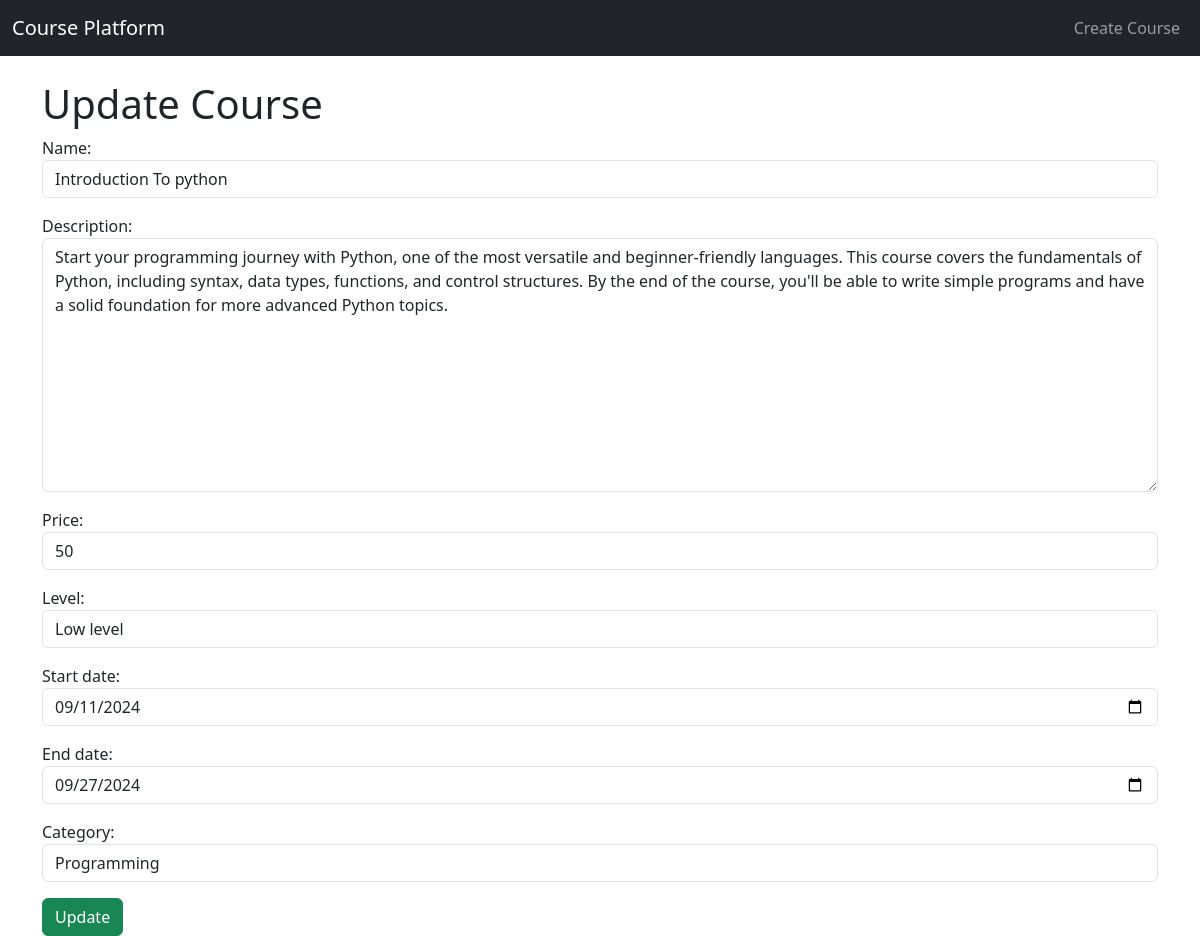
The app's page /course/update/1 with its own data.
### main/models.py (models this page shows, shortened)
class Course(models.Model):
    LEVEL_CHOICES = [
        ("Low level", "Low level"),
        ("High Level", "High Level"),
        ("Advanced Level", "Advanced Level"),
    ]
    name = models.CharField(max_length=100, unique=True)
    description = models.TextField()
    price = models.IntegerField()
    level = models.CharField(max_length=50, choices=LEVEL_CHOICES)
    start_date = models.DateField()
    end_date = models.DateField()
    category = models.ForeignKey(Category, on_delete=models.CASCADE, related_name="courses")

class Category(models.Model):
    name = models.CharField(max_length=100, unique=True)
    description = models.TextField()
    def __str__(self):
        return self.name

### main/views.py (the view)
# urls.py: path('course/update/<int:id>' , update_course , name ="update-course"),
def update_course(request , id ):
    task = get_object_or_404(Course , id=id)
    if request.method == 'POST':
        form = CourseForm(request.POST , instance=task)
        if form.is_valid() :
            form.save()
            return redirect('home')
    else:
        form = CourseForm(instance=task)
    return render(request, 'main/updatecourse.html' , {'form':form})

### main/forms.py
class CourseForm(forms.ModelForm):
    class Meta:
        model=Course
        fields = ['name' , 'description' , 'price' ,'level' ,  'start_date','end_date' , 'category']
        widgets = {
            'name': forms.TextInput(attrs={'class': 'form-control'}),
            'description': forms.Textarea(attrs={'class': 'form-control'}),
            'level': forms.Select(attrs={'class': 'form-control'}),
            'price': forms.NumberInput(attrs={'class': 'form-control'}),
            'start_date': forms.DateInput(attrs={'class': 'form-control', 'type': 'date'}),
            'end_date': forms.DateInput(attrs={'class': 'form-control', 'type': 'date'}),
            'category': forms.Select(attrs={'class': 'form-control'}),
        }

### templates/main/updatecourse.html (shortened to what this page needs)
{% extends 'main/Components/base.html' %}
{% block content %}
<h1>Update Course</h1>
<form method="post">
    {{ form.as_p }}
    <button type="submit" class="btn btn-success">Update</button>
</form>
{% endblock %}

### records on screen
Course: name "Introduction To python", description "Start your programming journey with Python, one of the most versatile and beginner-friendly languages. This course covers the fundamentals of Python, including syntax, data types, functions, and control structures. By the end of the course, you'll be able to write simple programs and have a solid foundation for more advanced Python topics.", price "50", level "Low level", start_date "09/11/2024", end_date "09/27/2024", category "Programming"
